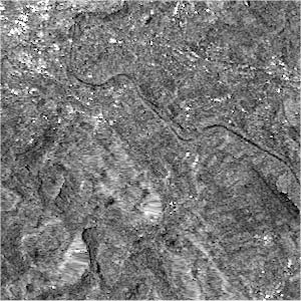
#> input picture K-means变化检测/1999.04.bmp, 301 x 301 px
$ python 'Change Detection By K-means.py'   (older library calls are emulated)
#> lines starting #> are read from the running program, lines starting #| are printed output that depends on the picture
#> further down, img1 is the input picture: shape (301, 301, 3); min 0, max 255, mean 120.5
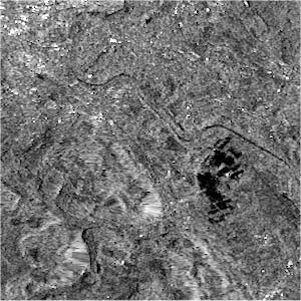
#> input picture K-means变化检测/1999.05.bmp, 301 x 301 px
#> further down, img2 is the input picture: shape (301, 301, 3); min 0, max 255, mean 113.6
# SAR Image change detection by k-means algorithm
#author:DR
#date:2020-07-08

'''-------------调用库-----------------------------------------------------------------------------'''

import matplotlib.pyplot as plt                 #图形库，plt 用于显示图片
import matplotlib.image as mpimg                #mpimg 用于读取图片
import numpy as np                              #科学运算库，处理数值计算和矩阵信息
import pandas as pd                             #基于numy数组构建，预处理数据，将1/2维数据转化为列表
import math                                     #实现数学函数运算
from sklearn.cluster import KMeans              #从科学计算库中调用Kmeans（各种聚类算法）

'''-----------定义两图片取对数函数----------------------------------------------------------------'''

def lograte(img1,img2):                         #对数比值函数
    [rows, cols, chls] = img1.shape             #把图片1像素的行数、列数以及通道数（维度）返回给rows，cols，chls
#> rows = 301; cols = 301; chls = 3
    rate_img = np.zeros([rows, cols, chls])     #返回一个用0填充的数组
    log_img = np.zeros([rows, cols, chls])      #(初始化数组)
    #print(log_img)
    for i in range(rows):                       #三特征循环遍历
        for j in range(cols):
            for k in range(chls):               #数组做除法返回浮点数而不做截断获得两个图像的比值,都加0.1使其为浮点数结果
                #print(img1[i,j,k])
                rate_img[i, j, k] = np.true_divide(img1[i, j, k]+0.1, img2[i, j, k]+0.1) # 2张图片的比值（一列长串数字作除）
                #print(img1[i, j, k])           #作除后的一长串浮点数值
                log_img[i, j, k] = abs(math.log(rate_img[i, j, k]))
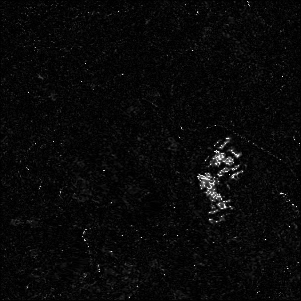
#> log_img: shape (301, 301, 3) float64; min 0, max 7.63, mean 0.28; drawn with min black and max white
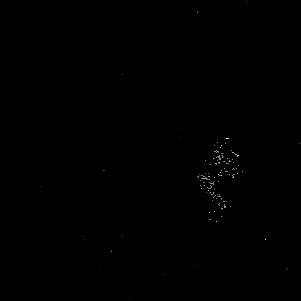
#> rate_img: shape (301, 301, 3) float64; min 0.000684, max 2061, mean 3.7; drawn with min black and max white
                #print(log_img[i, j, k])        #取对数和绝对值后返回
                #print(log_img)

    return log_img

'''--------调用Kmeans算法对提取到的变化信息分类并显示图片------------------------------------------'''

def kmeans_chde(log_img):                       #采用kmeans进行变化检测
    [rows, cols, chls] = log_img.shape          #获得的对数矩阵信息返回给rows，cols，chls
#> rows = 301; cols = 301; chls = 3
    #print([rows, cols, chls])
    log_img_one = log_img[:,:,0]                #使得rgb通道的数值为0
    #print(log_img_one)
    I = log_img_one.reshape((rows * cols, 1))   #重新调整矩阵的行数、列数、维数，转化为1列数据后赋值给I
    #print(I)
    chde = KMeans(n_clusters = 2)               #聚类簇为2即分为2类
    chde.fit(I)                                 #数据预处理拟合，开始聚类
    labels = chde.labels_                       #每个数据点所属类别，这里是0和1
    res = labels.reshape((rows, cols))          #将数据重新组织，恢复行列信息，将一列数据转化为图片大小
    #print(res)
    ima = np.zeros([rows, cols, chls])          #初始化数组
    ima[:, :, 0] = res                          #将数组信息恢复通道信息
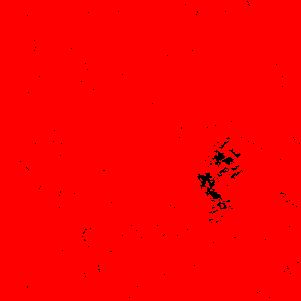
#> ima: shape (301, 301, 3) float64; mean of channels 0, 1, 2 0.992, 0, 0; drawn as R, G, B
    #print(ima[:, :, 0])
    ima[:, :, 1] = res
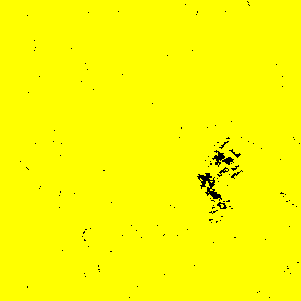
#> ima: shape (301, 301, 3) float64; mean of channels 0, 1, 2 0.992, 0.992, 0; drawn as R, G, B
    #print(ima[:, :, 1])
    ima[:, :, 2] = res                          #恢复3通道
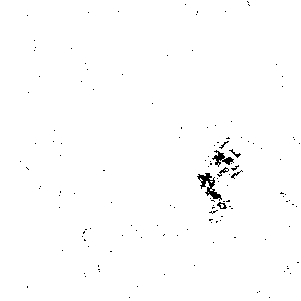
#> ima: shape (301, 301, 3) float64; values 0 (black) and 1 (white), 99.2% white; black in thin lines or dots
    #print(ima[:, :, 2])
    plt.title("Kmeans Change Detection Results")#添加标题
    plt.imshow(ima)                             #处理图像并显示格式
                                                #后面跟plt.show()才可
    plt.axis('off')                             #不显示坐标轴
    plt.show()                                  #显示图片

'''------定义主函数，调用并定义值，导入图片---------------------------------------------------------'''

if __name__ == '__main__':
    img1 = mpimg.imread('1999.04.bmp')          #读取图片1
    img2 = mpimg.imread('1999.05.bmp')          #读取图片2
    dim = lograte(img1,img2)                    #两图片比值对数信息赋值给dim
    dim = (dim*255).astype(np.int)              #转换数组的数据类型为整数型
    kmeans_chde(dim)                            #dim（变化信息）经Kmeans算法调用
